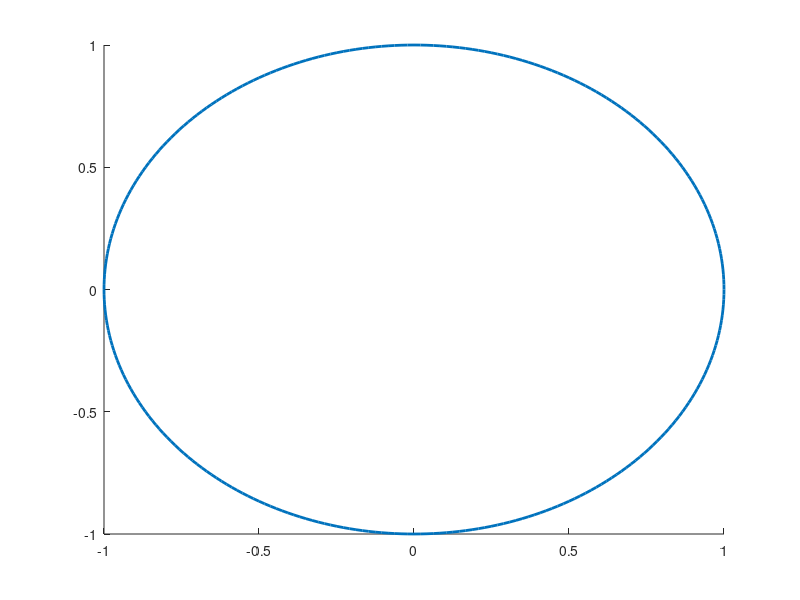

This figure's MATLAB source:
function h=ellipse(ra,rb,ang,x0,y0,C,Nb)
% Ellipse adds ellipses to the current plot
%
% ELLIPSE(ra,rb,ang,x0,y0) adds an ellipse with semimajor axis of ra,
% a semimajor axis of radius rb, a semimajor axis of ang, centered at
% the point x0,y0.
%
% The length of ra, rb, and ang should be the same.
% If ra is a vector of length L and x0,y0 scalars, L ellipses
% are added at point x0,y0.
% If ra is a scalar and x0,y0 vectors of length M, M ellipse are with the same
% radii are added at the points x0,y0.
% If ra, x0, y0 are vectors of the same length L=M, M ellipses are added.
% If ra is a vector of length L and x0, y0 are  vectors of length
% M~=L, L*M ellipses are added, at each point x0,y0, L ellipses of radius ra.
%
% ELLIPSE(ra,rb,ang,x0,y0,C)
% adds ellipses of color C. C may be a string ('r','b',...) or the RGB value.
% If no color is specified, it makes automatic use of the colors specified by
% the axes ColorOrder property. For several circles C may be a vector.
%
% ELLIPSE(ra,rb,ang,x0,y0,C,Nb), Nb specifies the number of points
% used to draw the ellipse. The default value is 300. Nb may be used
% for each ellipse individually.
%
% h=ELLIPSE(...) returns the handles to the ellipses.
%
% as a sample of how ellipse works, the following produces a red ellipse
% tipped up at a 45 deg axis from the x axis
% ellipse(1,2,pi/8,1,1,'r')
%
% note that if ra=rb, ELLIPSE plots a circle
%

% written by D.G. Long, Brigham Young University, based on the
% CIRCLES.m original
% written by Peter Blattner, Institute of Microtechnology, University of
% Neuchatel, Switzerland, blattner@imt.unine.ch


% Check the number of input arguments

if nargin<1,
    ra=[];
end;
if nargin<2,
    rb=[];
end;
if nargin<3,
    ang=[];
end;

%if nargin==1,
%  error('Not enough arguments');
%end;

if nargin<5,
    x0=[];
    y0=[];
end;

if nargin<6,
    C=[];
end

if nargin<7,
    Nb=[];
end

% set up the default values

if isempty(ra),ra=1;end;
if isempty(rb),rb=1;end;
if isempty(ang),ang=0;end;
if isempty(x0),x0=0;end;
if isempty(y0),y0=0;end;
if isempty(Nb),Nb=300;end;
if isempty(C),C=get(gca,'colororder');end;

% work on the variable sizes

x0=x0(:);
y0=y0(:);
ra=ra(:);
rb=rb(:);
ang=ang(:);
Nb=Nb(:);

if isstr(C),C=C(:);end;

if length(ra)~=length(rb),
    error('length(ra)~=length(rb)');
end;
if length(x0)~=length(y0),
    error('length(x0)~=length(y0)');
end;

% how many inscribed elllipses are plotted

if length(ra)~=length(x0)
    maxk=length(ra)*length(x0);
else
    maxk=length(ra);
end;

% drawing loop

for k=1:maxk
    
    if length(x0)==1
        xpos=x0;
        ypos=y0;
        radm=ra(k);
        radn=rb(k);
        if length(ang)==1
            an=ang;
        else
            an=ang(k);
        end;
    elseif length(ra)==1
        xpos=x0(k);
        ypos=y0(k);
        radm=ra;
        radn=rb;
        an=ang;
    elseif length(x0)==length(ra)
        xpos=x0(k);
        ypos=y0(k);
        radm=ra(k);
        radn=rb(k);
        an=ang(k);
    else
        rada=ra(fix((k-1)/size(x0,1))+1);
        radb=rb(fix((k-1)/size(x0,1))+1);
        an=ang(fix((k-1)/size(x0,1))+1);
        xpos=x0(rem(k-1,size(x0,1))+1);
        ypos=y0(rem(k-1,size(y0,1))+1);
    end;
    
    co=cos(an);
    si=sin(an);
    the=linspace(0,2*pi,Nb(rem(k-1,size(Nb,1))+1,:)+1);
    %  x=radm*cos(the)*co-si*radn*sin(the)+xpos;
    %  y=radm*cos(the)*si+co*radn*sin(the)+ypos;
    %   h(k)=line(radm*cos(the)*co-si*radn*sin(the)+xpos,radm*cos(the)*si+co*ra
    %   dn*sin(the)+ypos);
    h(k)=line(radm*cos(the)*co-si*radn*sin(the)+xpos,radm*cos(the)*si+co*radn*sin(the)+ypos,'linewidth',2);
    set(h(k),'color',C(rem(k-1,size(C,1))+1,:));
end;